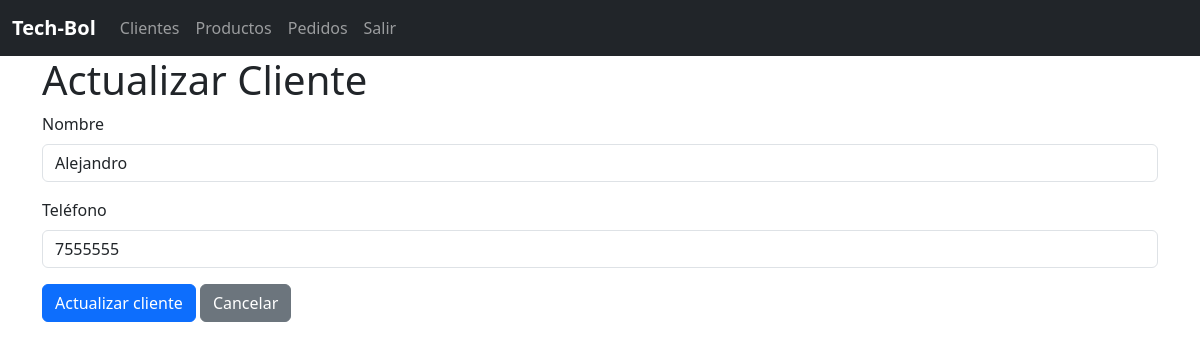
Before: /clientes/edit/1 with the older database file.
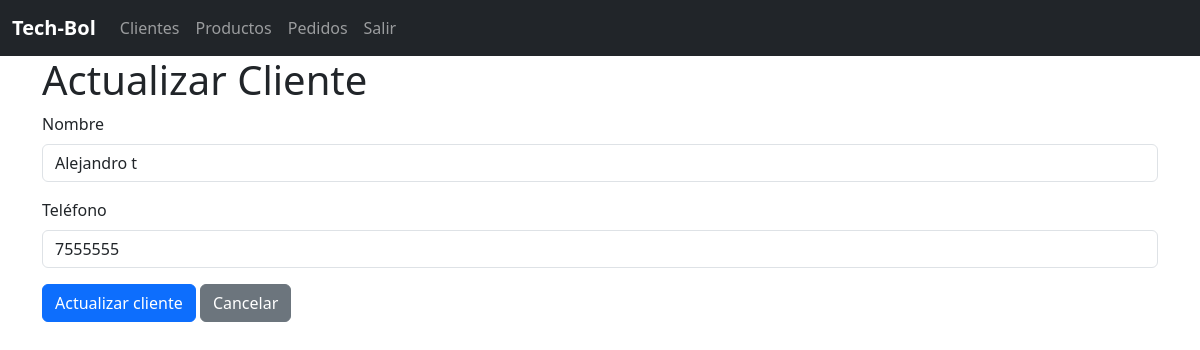
After: the same page with the newer database file.
### app/clientes/models.py (models this page shows, shortened)
class Cliente(db.Model):
    __tablename__ = "clientes"
    id = db.Column(db.Integer, primary_key=True)
    nombre = db.Column(db.String(100), nullable=False)
    telefono = db.Column(db.String(20), nullable=False)
    pedidos = db.relationship('Pedido', backref='cliente', lazy=True)

### app/clientes/routes.py (the view, shortened to what this page needs)
@bp_clientes.route("/edit/<int:id>", methods=['GET', 'POST'])
def edit(id):
    cliente = Cliente.query.get(id)
    return render_template("clientes/edit.html", cliente=cliente)

### app/clientes/templates/clientes/edit.html
{% extends 'base.html' %}
{% block content %}
<h1>Actualizar Cliente</h1>
<form action="{{ url_for('bp_clientes.edit', id=cliente.id) }}" method="POST">
    <div class="mb-3">
        <label for="" class="form-label">Nombre</label>
        <input type="text" class="form-control" value="{{ cliente.nombre }}" name="nombre" required>
    </div>
    <div class="mb-3">
        <label for="" class="form-label">Teléfono</label>
        <input type="text" class="form-control" value="{{ cliente.telefono }}" name="telefono" required>
    </div>
    <button type="submit" class="btn btn-primary">Actualizar cliente</button>
    <a class="btn btn-secondary" href="{{ url_for('bp_clientes.index') }}">Cancelar</a>
</form>
{% endblock %}

Changed rows visible on the page:
changed Cliente: nombre "Alejandro" → "Alejandro t"
